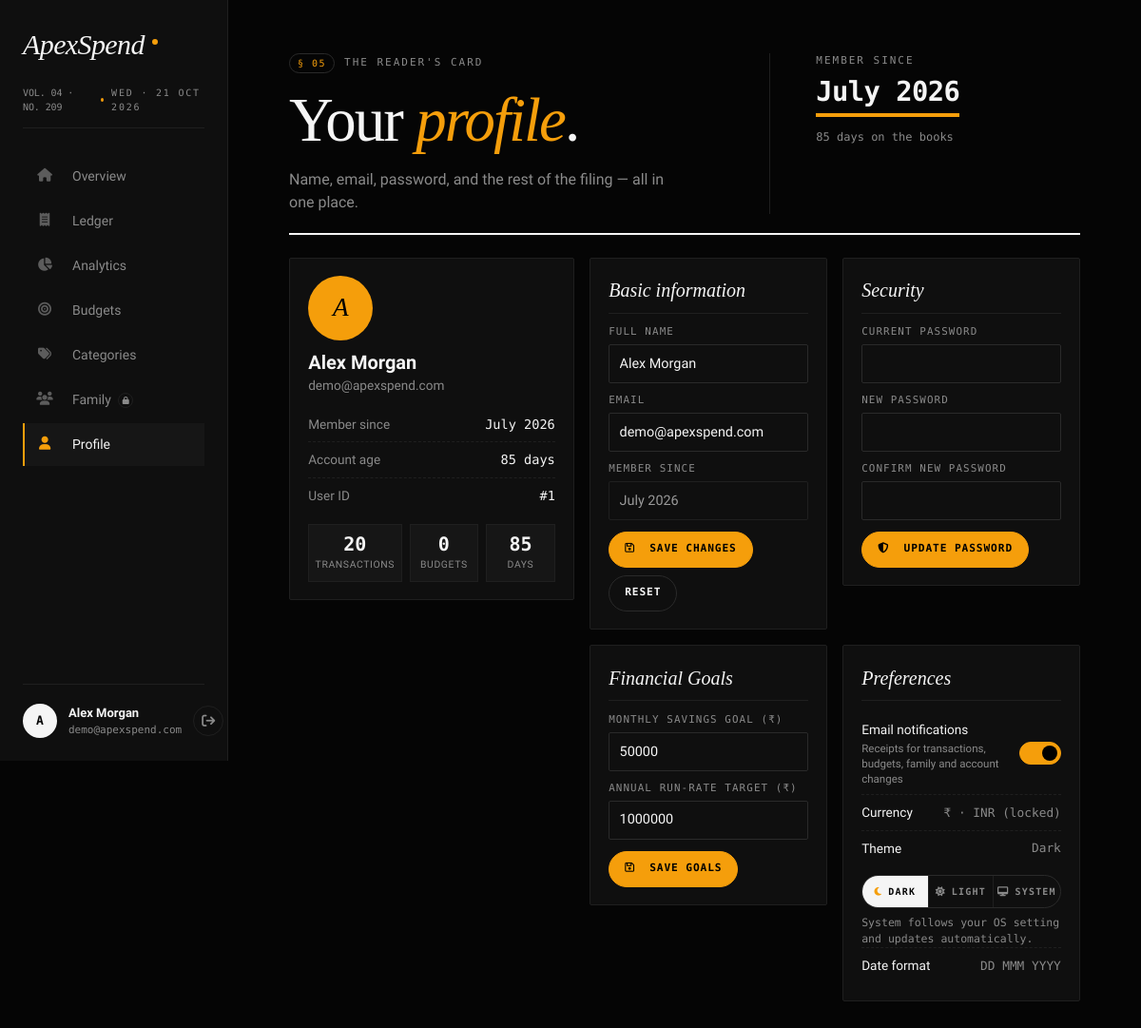
The app's page /profile.php (signed in) with its own data.
### tables this page shows
CREATE TABLE IF NOT EXISTS users (
    id INT AUTO_INCREMENT PRIMARY KEY,
    name VARCHAR(100) NOT NULL,
    email VARCHAR(100) NOT NULL UNIQUE,
    password VARCHAR(255) NOT NULL,
    avatar_path VARCHAR(255) DEFAULT NULL,
    email_notifications TINYINT(1) NOT NULL DEFAULT 1,
    welcome_seen TINYINT(1) NOT NULL DEFAULT 0,
    savings_goal DECIMAL(15,2) DEFAULT 50000.00,
    run_rate_target DECIMAL(15,2) DEFAULT 1000000.00,
    created_at DATETIME DEFAULT CURRENT_TIMESTAMP
);

### profile.php (the view, shortened to what this page needs)
<?php
$pdo = getDBConnection();
$userId = (int) $_SESSION['user']['id'];
$user = $_SESSION['user'];
$activePage = 'profile';
if ($pdo) {
    try {
        $pdo->query("SELECT savings_goal, run_rate_target FROM users LIMIT 1");
    } catch (PDOException $e) {
        try {
            $pdo->exec("ALTER TABLE users ADD COLUMN savings_goal DECIMAL(15,2) DEFAULT 50000.00");
            $pdo->exec("ALTER TABLE users ADD COLUMN run_rate_target DECIMAL(15,2) DEFAULT 1000000.00");
        } catch (PDOException $e2) {}
    }
    $stmt = $pdo->prepare('SELECT id, name, email, avatar_path, savings_goal, run_rate_target, created_at FROM users WHERE id = ?');
    $stmt->execute([$userId]);
    if ($row = $stmt->fetch()) $user = array_merge($user, $row);
    $txCount = (int) $pdo->query("SELECT COUNT(*) FROM transactions WHERE user_id = $userId")->fetchColumn();
    $budgetCount = (int) $pdo->query("SELECT COUNT(*) FROM budgets WHERE user_id = $userId")->fetchColumn();
}
$savings_goal = isset($user['savings_goal']) ? (float)$user['savings_goal'] : 50000.00;
$run_rate_target = isset($user['run_rate_target']) ? (float)$user['run_rate_target'] : 1000000.00;
$initials = strtoupper(substr($user['name'], 0, 1));
$createdAt = $user['created_at'] ?? date('Y-m-d H:i:s');
$memberSince = date('F Y', strtotime($createdAt));
$accountAgeDays = max(1, (int) floor((time() - strtotime($createdAt)) / 86400));
?>
<!DOCTYPE html>
<html lang="en">
<head>
    <link rel="stylesheet" href="https://cdnjs.cloudflare.com/ajax/libs/font-awesome/6.4.0/css/all.min.css">
    <link rel="stylesheet" href="style.css?v=<?php echo time(); ?>">
</head>
<body>
<div class="app">
    <aside class="side">
        <div class="side-top">
            <div class="brand">
                <span class="brand-mark">ApexSpend</span>
                <span class="brand-dot" aria-hidden="true"></span>
            </div>
            <div class="filing">
                <span class="num">VOL. 04 · NO. 209</span>
                <span class="dot" aria-hidden="true"></span>
                <span><?php echo strtoupper(date('D · d M Y')); ?></span>
            </div>
            <ul class="nav" role="navigation">
                <li><a href="dashboard.php" class="<?= $activePage==='overview' ? 'is-active' : '' ?>"><i class="fa-solid fa-house nav-ic"></i><span class="label">Overview</span></a></li>
                <li><a href="transactions.php" class="<?= $activePage==='ledger' ? 'is-active' : '' ?>"><i class="fa-solid fa-receipt nav-ic"></i><span class="label">Ledger</span></a></li>
                <li><a href="analytics.php" class="<?= $activePage==='analytics' ? 'is-active' : '' ?>"><i class="fa-solid fa-chart-pie nav-ic"></i><span class="label">Analytics</span></a></li>
                <li><a href="budgets.php" class="<?= $activePage==='budgets' ? 'is-active' : '' ?>"><i class="fa-solid fa-bullseye nav-ic"></i><span class="label">Budgets</span></a></li>
                <li><a href="categories.php" class="<?= $activePage==='categories' ? 'is-active' : '' ?>"><i class="fa-solid fa-tags nav-ic"></i><span class="label">Categories</span></a></li>
                <li><a href="family.php" class="<?= $activePage==='family' ? 'is-active' : '' ?>"><i class="fa-solid fa-users nav-ic"></i><span class="label">Family <span class="lock-tag" title="Locked"><i class="fa-solid fa-lock"></i></span></span></a></li>
                <li><a href="profile.php" class="<?= $activePage==='profile' ? 'is-active' : '' ?>"><i class="fa-solid fa-user nav-ic"></i><span class="label">Profile</span></a></li>
            </ul>
        </div>
        <div class="who">
            <a href="profile.php" class="avatar"><?= htmlspecialchars($initials) ?></a>
            <div class="who-meta">
                <strong><?= htmlspecialchars($user['name']) ?></strong>
                <span><?= htmlspecialchars($user['email']) ?></span>
            </div>
            <button type="button" class="logout" onclick="window.location.href='logout.php'" aria-label="Sign out">
                <i class="fa-solid fa-arrow-right-from-bracket"></i>
            </button>
        </div>
    </aside>
    <main class="canvas">
        <header class="masthead">
            <div class="masthead-col">
                <div class="kicker">
                    <span class="kicker-num">§ 05</span>
                    <span class="kicker-text">The Reader's Card</span>
                </div>
                <h1>Your <em>profile</em>.</h1>
                <p class="standfirst">Name, email, password, and the rest of the filing — all in one place.</p>
            </div>
            <div class="masthead-figure">
                <div class="figure-label">Member since</div>
                <div class="figure-value" style="font-size:1.8rem;"><?= htmlspecialchars($memberSince) ?></div>
                <div class="figure-meta"><span class="muted"><?= $accountAgeDays ?> days on the books</span></div>
            </div>
        </header>
        <div class="profile-grid">
            <section class="profile-card is-sticky">
                <div class="avatar-xl"><?= htmlspecialchars($initials) ?></div>
                <h2 class="profile-name"><?= htmlspecialchars($user['name']) ?></h2>
                <p class="profile-email"><?= htmlspecialchars($user['email']) ?></p>
                <ul class="meta-list">
                    <li><span class="k">Member since</span><span class="v"><?= htmlspecialchars($memberSince) ?></span></li>
                    <li><span class="k">Account age</span><span class="v"><?= $accountAgeDays ?> days</span></li>
                    <li><span class="k">User ID</span><span class="v">#<?= (int) $user['id'] ?></span></li>
                </ul>
                <div class="stat-row">
                    <div class="stat"><div class="n"><?= $txCount ?></div><div class="l">Transactions</div></div>
                    <div class="stat"><div class="n"><?= $budgetCount ?></div><div class="l">Budgets</div></div>
                    <div class="stat"><div class="n"><?= $accountAgeDays ?></div><div class="l">Days</div></div>
                </div>
            </section>
            <div class="profile-right">
                <section class="profile-card">
                    <h3 class="section-title">Basic information</h3>
                    <form class="profile-form" method="POST" action="update_profile.php" id="infoForm">
                        <div class="pf-field">
                            <label for="name">Full name</label>
                            <input id="name" name="name" type="text" value="<?= htmlspecialchars($user['name']) ?>" required minlength="2">
                        </div>
                        <div class="pf-field">
                            <label for="email">Email</label>
                            <input id="email" name="email" type="email" value="<?= htmlspecialchars($user['email']) ?>" required>
                        </div>
                        <div class="pf-field">
                            <label>Member since</label>
                            <input value="<?= htmlspecialchars($memberSince) ?>" readonly>
                        </div>
                        <div class="pf-actions">
                            <button type="submit" class="btn btn-primary"><i class="fa-regular fa-floppy-disk"></i>&nbsp; Save changes</button>
                            <button type="reset" class="btn btn-ghost">Reset</button>
                        </div>
                    </form>
                </section>
                <section class="profile-card">
                    <h3 class="section-title">Security</h3>
                    <form class="profile-form" method="POST" action="update_profile.php" id="pwForm">
                        <div class="pf-field">
                            <label for="old_password">Current password</label>
                            <input id="old_password" name="old_password" type="password" required autocomplete="current-password">
                        </div>
                        <div class="pf-field">
                            <label for="new_password">New password</label>
                            <input id="new_password" name="new_password" type="password" required minlength="6" autocomplete="new-password">
                        </div>
                        <div class="pf-field">
                            <label for="confirm_password">Confirm new password</label>
                            <input id="confirm_password" name="confirm_password" type="password" required minlength="6" autocomplete="new-password">
                        </div>
                        <div class="pf-actions">
                            <button type="submit" class="btn btn-primary"><i class="fa-solid fa-shield-halved"></i>&nbsp; Update password</button>
                        </div>
                    </form>
                </section>
                <section class="profile-card">
                    <h3 class="section-title">Financial Goals</h3>
                    <form class="profile-form" method="POST" action="update_profile.php" id="goalsForm">
                        <div class="pf-field">
                            <label for="savings_goal">Monthly Savings Goal (₹)</label>
                            <input id="savings_goal" name="savings_goal" type="number" step="0.01" value="<?= htmlspecialchars($savings_goal) ?>" required>
                        </div>
                        <div class="pf-field">
                            <label for="run_rate_target">Annual Run-rate Target (₹)</label>
                            <input id="run_rate_target" name="run_rate_target" type="number" step="0.01" value="<?= htmlspecialchars($run_rate_target) ?>" required>
                        </div>
                        <div class="pf-actions">
                            <button type="submit" class="btn btn-primary"><i class="fa-regular fa-floppy-disk"></i>&nbsp; Save goals</button>
                        </div>
                    </form>
                </section>
                <section class="profile-card">
                    <h3 class="section-title">Preferences</h3>
                    <div class="pref-row">
                        <span class="k">Email notifications
                            <span class="pref-sub">Receipts for transactions, budgets, family and account changes</span>
                        </span>
                        <label class="switch" title="Email notifications">
                            <span class="switch-track" aria-hidden="true"></span>
                        </label>
                    </div>
                    <div class="pref-row"><span class="k">Currency</span><span class="v">₹ · INR (locked)</span></div>
                    <div class="pref-row"><span class="k">Theme</span><span class="v" id="themeStatus">Dark</span></div>
                    <div class="theme-switch" role="radiogroup" aria-label="Color theme">
                        <button type="button" data-theme-option="dark" role="radio" aria-checked="false"><i class="fa-solid fa-moon"></i>Dark</button>
                        <button type="button" data-theme-option="light" role="radio" aria-checked="false"><i class="fa-solid fa-sun"></i>Light</button>
                        <button type="button" data-theme-option="system" role="radio" aria-checked="false"><i class="fa-solid fa-desktop"></i>System</button>
                    </div>
                    <p class="theme-hint">System follows your OS setting and updates automatically.</p>
                    <div class="pref-row"><span class="k">Date format</span><span class="v">DD MMM YYYY</span></div>
                </section>
            </div>
        </div>
    </main>
</div>
</body>
</html>

### profile.php (style rules this page uses)
.canvas .masthead { margin-bottom: 1.5rem; padding-bottom: 1.25rem; }
.profile-grid { display: grid; grid-template-columns: 300px minmax(0, 1fr); gap: 1rem; align-items: start; }
.profile-right { display: grid; grid-template-columns: 1fr 1fr; gap: 1rem; align-items: start; min-width: 0; }
.profile-card { padding: 1.15rem 1.2rem; background: var(--paper-card); border: var(--hairline); border-radius: 2px; min-width: 0; }
.profile-card.is-sticky { position: sticky; top: 1rem; }
.avatar-xl { width: 68px; height: 68px; border-radius: 50%; display: grid; place-items: center; font-family: var(--serif); font-size: 1.7rem; font-style: italic; color: #000; background: var(--tangerine); margin-bottom: .7rem; }
.profile-name { margin: 0 0 .15rem; font-size: 1.25rem; line-height: 1.2; overflow-wrap: anywhere; }
.profile-email { margin: 0 0 .75rem; color: var(--muted-text); font-size: .85rem; overflow-wrap: anywhere; }
.meta-list { list-style: none; padding: 0; margin: .75rem 0 0; }
.meta-list li { display: flex; justify-content: space-between; align-items: baseline; gap: 1rem; padding: .5rem 0; border-top: 1px dashed var(--line); font-size: .85rem; }
.meta-list li:first-child { border-top: 0; }
.meta-list .k { color: var(--muted-text); white-space: nowrap; }
.meta-list .v { font-family: var(--mono); text-align: right; }
.stat-row { display: grid; grid-template-columns: repeat(3, 1fr); gap: .5rem; margin: .75rem 0 0; }
.stat { background: var(--mist); border: var(--hairline); padding: .6rem .4rem; text-align: center; }
.stat .n { font-family: var(--mono); font-weight: 600; font-size: 1.25rem; line-height: 1; }
.stat .l { font-size: .65rem; color: var(--muted-text); text-transform: uppercase; letter-spacing: .06em; margin-top: .25rem; }
.section-title { font-family: var(--serif); font-style: italic; font-weight: 400; font-size: 1.25rem; margin: 0 0 .7rem; padding-bottom: .55rem; border-bottom: var(--hairline); }
form.profile-form { display: grid; gap: .6rem; }
.pf-field { display: grid; gap: .3rem; min-width: 0; }
.pf-field label { font-family: var(--mono); font-size: .68rem; text-transform: uppercase; letter-spacing: .1em; color: var(--muted-text); }
.pf-field input { width: 100%; padding: .55rem .65rem; font-size: .9rem; color: var(--ink); background: transparent; border: var(--hairline-strong); border-radius: 2px; outline: none; }
.pf-field input[readonly] { opacity: .6; cursor: default; }
.pf-actions { display: flex; gap: .5rem; flex-wrap: wrap; margin-top: .15rem; }
.btn { font-family: var(--mono); font-size: .7rem; font-weight: 600; letter-spacing: .08em; text-transform: uppercase; cursor: pointer; padding: .6rem 1rem; border-radius: 999px; border: var(--hairline-strong); background: transparent; color: var(--ink); }
.btn-primary { background: var(--tangerine); color: #000; border-color: var(--tangerine); }
.btn-ghost { background: transparent; }
.pref-row { display: flex; justify-content: space-between; align-items: center; gap: 1rem; padding: .5rem 0; border-top: 1px dashed var(--line); }
.pref-row:first-of-type { border-top: 0; }
.pref-row .k { font-size: .85rem; }
.pref-row .v { color: var(--muted-text); font-size: .8rem; font-family: var(--mono); text-align: right; }
.theme-hint { margin: .45rem 0 0; font-size: .72rem; color: var(--muted-text); font-family: var(--mono); }

### records on screen
users: name "A", name "Alex Morgan", email "demo@apexspend.com", created_at "85", id "1", created_at "July 2026", savings_goal "50000", run_rate_target "1000000"

### other values on screen
$txCount "20"
$budgetCount "0"
